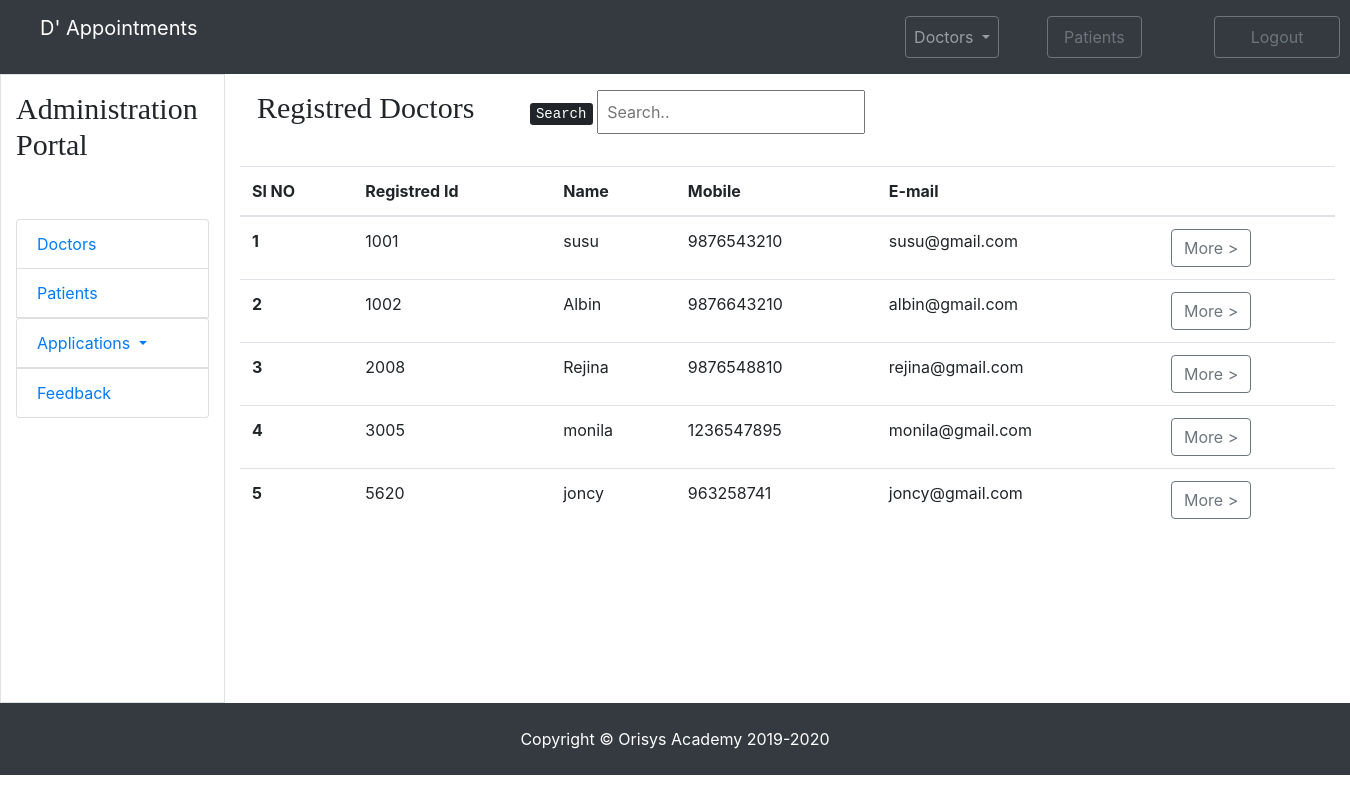
Page /appointment/admin_doctors.php on the committed database.
### tables this page shows
CREATE TABLE `doctors` (
  `did` int(11) NOT NULL,
  `d_regid` varchar(50) NOT NULL,
  `dname` varchar(50) NOT NULL,
  `daddress` varchar(500) NOT NULL,
  `dgender` varchar(10) NOT NULL,
  `dspecs` varchar(50) NOT NULL,
  `ddob` date NOT NULL,
  `demail` varchar(50) NOT NULL,
  `dmobile` bigint(20) NOT NULL,
  `dpassword` varchar(50) NOT NULL,
  `dstatus` varchar(10) NOT NULL DEFAULT 'pending'
);

### appointment/admin_doctors.php (the view)
<?php include('header.php');?>
<div class="row">
            <div class="col-md-3 p-3 text-center bor t-center">
			      <h2 class="fontcol">Registred Doctors</h2>
			</div>
			<div class="col-md-4 p-3 bor text-right ">
				<p class=""><kbd>Search</kbd>
				<input class="p-2" id="myInput" type="text" placeholder="Search.."></p>
            </div>
</div>
<table class="container-fluid table">
      <thead>
         <tr>
             <th>Sl NO</th>
             <th>Registred Id</th>
             <th>Name</th>
             <th>Mobile</th>
             <th>E-mail</th>
             <th></th>
         </tr>
    </thead>
    <tbody>
    <?php
					  require_once  'php_connection.php';
					  $sql = "select * from doctors";
					  $result = mysqli_query($conn,$sql);
					  while($row = mysqli_fetch_assoc($result))
					  {
						  ?>
      <tr>
        <th scope="row"><?php echo $row['did']; ?></th>
        <td><?php echo $row['d_regid']; ?></td>
        <td><?php echo $row['dname']; ?></td>
        <td><?php echo $row['dmobile']; ?></td>
        <td><?php echo $row['demail']; ?></td>
        <td><a href="doctor_profile-details.php?id=<?php echo $row['did'];?>" class="btn btn-outline-secondary  btn-arrow-right" role="button">More ></a></td></td>
        </tr>
        <?php
					  }
					  ?>
    </tbody>
  </table>
<?php include('footer.php');?>

### appointment/header.php (shortened to what this page needs)
<!DOCTYPE html>
<html lang="en">
<head>
   <link href="css/bootstrap.min.css" rel="stylesheet">
  <link href="css/style.css" rel="stylesheet">
</head>
<body>
<section class="">
    <nav class="navbar navbar-expand-lg navbar-dark bg-dark">
    <div class="row">
        <div class="col-md-11">
                <a class="navbar-brand ml-4" href="admin_home.php">D' Appointments</a>
        </div>
            <div class="col-md-1 navbar-collapse" id="navbarSupportedContent">
                <ul class="navbar-nav mr-auto ml-5">
                <li class="nav-item dropdown ml-5">
                    <a class="nav-link dropdown-toggle btn btn-outline-secondary ml-5 my-2 pl-2 pr-2" href="#" id="navbarDropdown" role="button" data-toggle="dropdown" aria-haspopup="true" aria-expanded="false">
                    Doctors
                    </a>
                </li>
                <li class="nav-item ml-5">
                <a href=""><button class="btn btn-outline-secondary my-2 p-2 pl-3 pr-3" type="submit">Patients</button></a>
                </li>
                <li class="nav-item ml-5">
                <a href="php_logout.php"><button class="btn btn-outline-secondary ml-4 my-2 p-2 pl-4 pr-4" type="submit">Logout</button></a>
                </li>
                </ul>
            </div>
        </div>
    </nav>
</section>
<section class="">
            <div class="container-fluid ">
                <div class="row ">
                    <div class="col-2 border align-items-right">
                        <div class="mt-3 mb">
                        <h6 class="fontcol">Administration Portal</h6>
                            <ul class="list-group">
                                <li class="list-group-item mt-5"><a href="admin_doctors.php">Doctors</a></li>
                                <li class="list-group-item"><a href="admin_patient_table.php">Patients</a></li>
                                <li class="list-group nav-item dropdown">
                                    <a class="list-group-item nav-link dropdown-toggle" href="admin_new_application.php" id="" role="" data-toggle="dropdown" aria-haspopup="true" aria-expanded="false">
                                        Applications
                                    </a>
                                </li>
                                <li class="list-group-item mb-5"><a href="">Feedback</a>
                                  </li>
                            </ul>
                        </div>
                    </div>
                    <div class="col-10">

### appointment/footer.php (shortened to what this page needs)
</div>
</section>
<section class="navbar-nav navbar-dark bg-dark">
            <footer class="copyright text-center bg-gradient-primary py-2 text-light">
                <div class="footer-copyright text-center py-3 text-white">Copyright &copy; Orisys Academy 2019-2020
                </div>
            </footer>
</section>
</body>
</html>

### appointment/css/style.css (style rules this page uses)
.form-style input,button { width: 100%; }
.fontcol { font-family:fantasy; font-size: 30px; }
.mb { margin-bottom: 236px;; }

### rows in the picture
doctors: did "1", d_regid "1001", dname "susu", dmobile "9876543210", demail "susu@gmail.com"
doctors: did "2", d_regid "1002", dname "Albin", dmobile "9876643210", demail "albin@gmail.com"
doctors: did "3", d_regid "2008", dname "Rejina", dmobile "9876548810", demail "rejina@gmail.com"
doctors: did "4", d_regid "3005", dname "monila", dmobile "1236547895", demail "monila@gmail.com"
doctors: did "5", d_regid "5620", dname "joncy", dmobile "963258741", demail "joncy@gmail.com"
